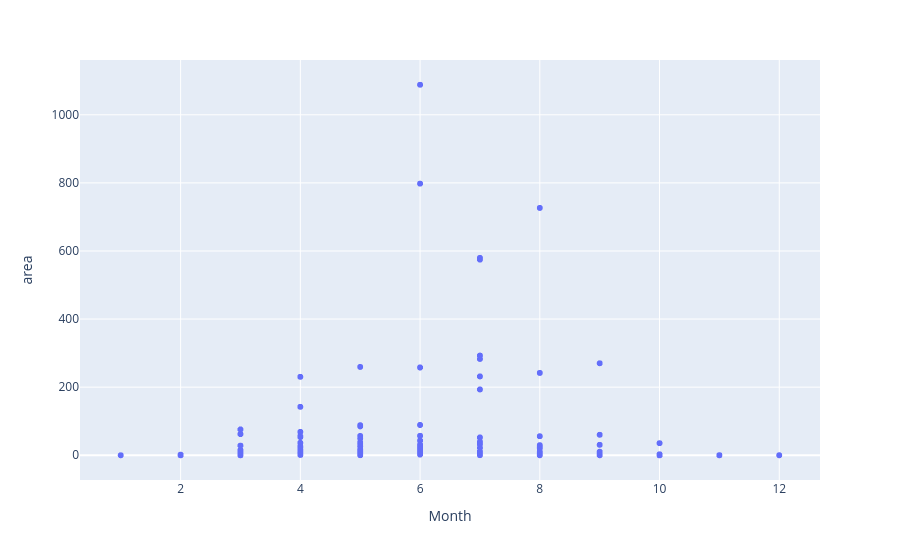
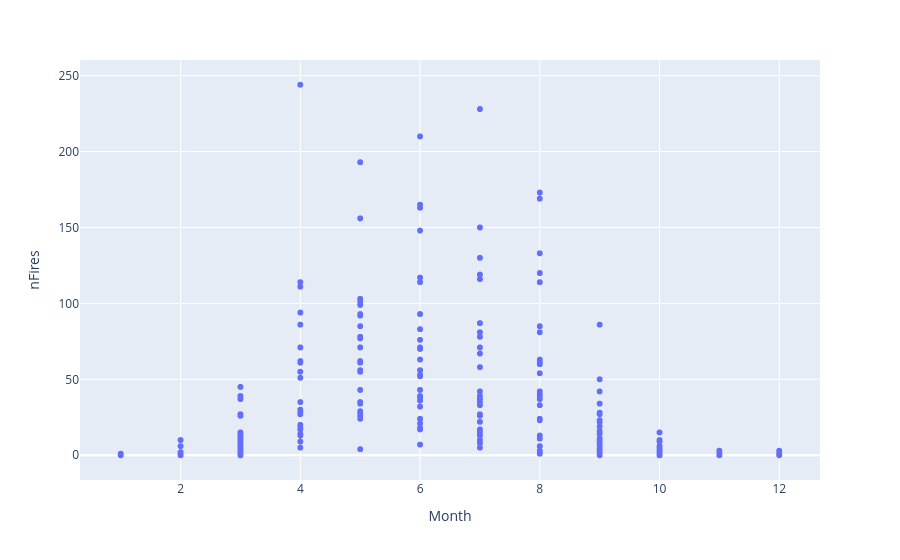

Notebook code cell kept with these figures, in order:
### Code cell
fig1 = pl.scatter(data, x='Month', y='area')
fig2 = pl.scatter(data, x='Month', y='nFires')
fig1.show()
fig2.show()

### Figure 1 — Plotly figure (JSON) as saved in the notebook; plotly's stock layout.template omitted (floating-point values rounded to 4 significant figures; data arrays with more than 128 entries replaced by an {"elided": "..."} marker saying what was removed)
{"data": [{"hovertemplate": "Month=%{x}<br>area=%{y}<extra></extra>", "legendgroup": "", "marker": {"color": "#636efa", "symbol": "circle"}, "mode": "markers", "name": "", "showlegend": false, "type": "scattergl", "x": {"elided": "6390 int values"}, "xaxis": "x", "y": {"elided": "6390 mixed values"}, "yaxis": "y"}], "layout": {"autosize": true, "legend": {"tracegroupgap": 0}, "margin": {"t": 60}, "xaxis": {"anchor": "y", "autorange": true, "domain": [0, 1], "range": [0.3353, 12.66], "title": {"text": "Month"}, "type": "linear"}, "yaxis": {"anchor": "x", "autorange": true, "domain": [0, 1], "range": [-84.26, 1173.0], "title": {"text": "area"}, "type": "linear"}}}

### Figure 2 — Plotly figure (JSON) as saved in the notebook; plotly's stock layout.template omitted (floating-point values rounded to 4 significant figures; data arrays with more than 128 entries replaced by an {"elided": "..."} marker saying what was removed)
{"data": [{"hovertemplate": "Month=%{x}<br>nFires=%{y}<extra></extra>", "legendgroup": "", "marker": {"color": "#636efa", "symbol": "circle"}, "mode": "markers", "name": "", "showlegend": false, "type": "scattergl", "x": {"elided": "6390 int values"}, "xaxis": "x", "y": {"elided": "6390 int values"}, "yaxis": "y"}], "layout": {"autosize": true, "legend": {"tracegroupgap": 0}, "margin": {"t": 60}, "xaxis": {"anchor": "y", "autorange": true, "domain": [0, 1], "range": [0.3353, 12.66], "title": {"text": "Month"}, "type": "linear"}, "yaxis": {"anchor": "x", "autorange": true, "domain": [0, 1], "range": [-18.89, 262.9], "title": {"text": "nFires"}, "type": "linear"}}}
